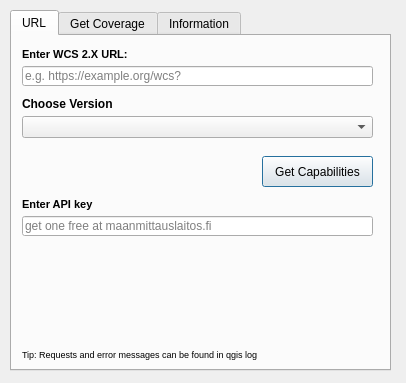
<?xml version="1.0" encoding="UTF-8"?>
<ui version="4.0">
 <class>SimpleWCSDialogBase</class>
 <widget class="QDialog" name="SimpleWCSDialogBase">
  <property name="windowModality">
   <enum>Qt::NonModal</enum>
  </property>
  <property name="geometry">
   <rect>
    <x>0</x>
    <y>0</y>
    <width>406</width>
    <height>383</height>
   </rect>
  </property>
  <property name="windowTitle">
   <string>Simple WCS 2</string>
  </property>
  <property name="windowOpacity">
   <double>0.980000000000000</double>
  </property>
  <property name="modal">
   <bool>false</bool>
  </property>
  <widget class="QTabWidget" name="tabWidget">
   <property name="geometry">
    <rect>
     <x>10</x>
     <y>10</y>
     <width>381</width>
     <height>361</height>
    </rect>
   </property>
   <property name="currentIndex">
    <number>0</number>
   </property>
   <widget class="QWidget" name="tabUrl">
    <attribute name="title">
     <string>URL</string>
    </attribute>
    <widget class="QLabel" name="lblUrl">
     <property name="geometry">
      <rect>
       <x>10</x>
       <y>10</y>
       <width>351</width>
       <height>16</height>
      </rect>
     </property>
     <property name="font">
      <font>
       <pointsize>8</pointsize>
       <bold>true</bold>
      </font>
     </property>
     <property name="text">
      <string>Enter WCS 2.X URL:</string>
     </property>
     <property name="scaledContents">
      <bool>false</bool>
     </property>
    </widget>
    <widget class="QLineEdit" name="leUrl">
     <property name="geometry">
      <rect>
       <x>10</x>
       <y>30</y>
       <width>351</width>
       <height>20</height>
      </rect>
     </property>
     <property name="inputMask">
      <string/>
     </property>
     <property name="text">
      <string/>
     </property>
     <property name="placeholderText">
      <string>e.g. https://example.org/wcs?</string>
     </property>
    </widget>
    <widget class="QPushButton" name="btnGetCapabilities">
     <property name="geometry">
      <rect>
       <x>250</x>
       <y>120</y>
       <width>111</width>
       <height>31</height>
      </rect>
     </property>
     <property name="text">
      <string>Get Capabilities</string>
     </property>
    </widget>
    <widget class="QLabel" name="lblVersionDesc">
     <property name="geometry">
      <rect>
       <x>10</x>
       <y>60</y>
       <width>351</width>
       <height>16</height>
      </rect>
     </property>
     <property name="font">
      <font>
       <bold>true</bold>
      </font>
     </property>
     <property name="text">
      <string>Choose Version</string>
     </property>
    </widget>
    <widget class="QComboBox" name="cbVersion">
     <property name="geometry">
      <rect>
       <x>10</x>
       <y>80</y>
       <width>351</width>
       <height>22</height>
      </rect>
     </property>
    </widget>
    <widget class="QLabel" name="lblVersionDesc_3">
     <property name="geometry">
      <rect>
       <x>10</x>
       <y>310</y>
       <width>351</width>
       <height>16</height>
      </rect>
     </property>
     <property name="font">
      <font>
       <pointsize>7</pointsize>
       <bold>false</bold>
      </font>
     </property>
     <property name="text">
      <string>Tip: Requests and error messages can be found in qgis log</string>
     </property>
    </widget>
    <widget class="QLabel" name="lblUrl_2">
     <property name="geometry">
      <rect>
       <x>10</x>
       <y>160</y>
       <width>351</width>
       <height>16</height>
      </rect>
     </property>
     <property name="font">
      <font>
       <pointsize>8</pointsize>
       <bold>true</bold>
      </font>
     </property>
     <property name="text">
      <string>Enter API key </string>
     </property>
     <property name="scaledContents">
      <bool>false</bool>
     </property>
    </widget>
    <widget class="QLineEdit" name="apiKey">
     <property name="geometry">
      <rect>
       <x>10</x>
       <y>180</y>
       <width>351</width>
       <height>20</height>
      </rect>
     </property>
     <property name="inputMask">
      <string/>
     </property>
     <property name="text">
      <string/>
     </property>
     <property name="placeholderText">
      <string>get one free at maanmittauslaitos.fi</string>
     </property>
    </widget>
   </widget>
   <widget class="QWidget" name="tabGetCoverage">
    <attribute name="title">
     <string>Get Coverage</string>
    </attribute>
    <widget class="QComboBox" name="cbCoverage">
     <property name="geometry">
      <rect>
       <x>10</x>
       <y>110</y>
       <width>351</width>
       <height>22</height>
      </rect>
     </property>
    </widget>
    <widget class="QLabel" name="lblCoverageDesc">
     <property name="geometry">
      <rect>
       <x>10</x>
       <y>90</y>
       <width>351</width>
       <height>16</height>
      </rect>
     </property>
     <property name="font">
      <font>
       <bold>true</bold>
      </font>
     </property>
     <property name="text">
      <string>Coverage</string>
     </property>
    </widget>
    <widget class="QLabel" name="lblTitle">
     <property name="geometry">
      <rect>
       <x>10</x>
       <y>30</y>
       <width>351</width>
       <height>31</height>
      </rect>
     </property>
     <property name="font">
      <font>
       <bold>false</bold>
      </font>
     </property>
     <property name="frameShadow">
      <enum>QFrame::Plain</enum>
     </property>
     <property name="text">
      <string>&lt; no service loaded &gt;</string>
     </property>
     <property name="alignment">
      <set>Qt::AlignLeading|Qt::AlignLeft|Qt::AlignTop</set>
     </property>
     <property name="wordWrap">
      <bool>true</bool>
     </property>
    </widget>
    <widget class="QLabel" name="lblCRSDesc">
     <property name="geometry">
      <rect>
       <x>10</x>
       <y>140</y>
       <width>351</width>
       <height>16</height>
      </rect>
     </property>
     <property name="font">
      <font>
       <bold>true</bold>
      </font>
     </property>
     <property name="text">
      <string>CRS</string>
     </property>
    </widget>
    <widget class="QComboBox" name="cbCRS">
     <property name="geometry">
      <rect>
       <x>10</x>
       <y>160</y>
       <width>351</width>
       <height>22</height>
      </rect>
     </property>
    </widget>
    <widget class="QLabel" name="lblFormatDesc">
     <property name="geometry">
      <rect>
       <x>10</x>
       <y>190</y>
       <width>351</width>
       <height>16</height>
      </rect>
     </property>
     <property name="font">
      <font>
       <bold>true</bold>
      </font>
     </property>
     <property name="text">
      <string>Format</string>
     </property>
    </widget>
    <widget class="QComboBox" name="cbFormat">
     <property name="geometry">
      <rect>
       <x>10</x>
       <y>210</y>
       <width>351</width>
       <height>22</height>
      </rect>
     </property>
    </widget>
    <widget class="QPushButton" name="btnGetCoverage">
     <property name="geometry">
      <rect>
       <x>250</x>
       <y>290</y>
       <width>111</width>
       <height>31</height>
      </rect>
     </property>
     <property name="text">
      <string>Get Coverage</string>
     </property>
    </widget>
    <widget class="QLabel" name="lblExtentDesc">
     <property name="geometry">
      <rect>
       <x>10</x>
       <y>240</y>
       <width>351</width>
       <height>16</height>
      </rect>
     </property>
     <property name="font">
      <font>
       <bold>true</bold>
      </font>
     </property>
     <property name="text">
      <string>Map Extent</string>
     </property>
    </widget>
    <widget class="QLabel" name="lblExtent">
     <property name="geometry">
      <rect>
       <x>10</x>
       <y>260</y>
       <width>351</width>
       <height>21</height>
      </rect>
     </property>
     <property name="font">
      <font>
       <pointsize>7</pointsize>
      </font>
     </property>
     <property name="text">
      <string>&lt; no service loaded &gt;</string>
     </property>
     <property name="alignment">
      <set>Qt::AlignLeading|Qt::AlignLeft|Qt::AlignTop</set>
     </property>
     <property name="wordWrap">
      <bool>true</bool>
     </property>
    </widget>
    <widget class="QLabel" name="lblTitleDesc">
     <property name="geometry">
      <rect>
       <x>10</x>
       <y>10</y>
       <width>351</width>
       <height>16</height>
      </rect>
     </property>
     <property name="font">
      <font>
       <bold>true</bold>
      </font>
     </property>
     <property name="text">
      <string>Title</string>
     </property>
    </widget>
    <widget class="QLabel" name="lblVersionDesc_2">
     <property name="geometry">
      <rect>
       <x>10</x>
       <y>50</y>
       <width>351</width>
       <height>16</height>
      </rect>
     </property>
     <property name="font">
      <font>
       <bold>true</bold>
      </font>
     </property>
     <property name="text">
      <string>Version</string>
     </property>
    </widget>
    <widget class="QLabel" name="lblVersion">
     <property name="geometry">
      <rect>
       <x>10</x>
       <y>70</y>
       <width>351</width>
       <height>31</height>
      </rect>
     </property>
     <property name="font">
      <font>
       <bold>false</bold>
      </font>
     </property>
     <property name="frameShadow">
      <enum>QFrame::Plain</enum>
     </property>
     <property name="text">
      <string>&lt; no service loaded &gt;</string>
     </property>
     <property name="alignment">
      <set>Qt::AlignLeading|Qt::AlignLeft|Qt::AlignTop</set>
     </property>
     <property name="wordWrap">
      <bool>true</bool>
     </property>
    </widget>
   </widget>
   <widget class="QWidget" name="tab">
    <attribute name="title">
     <string>Information</string>
    </attribute>
    <widget class="QLabel" name="lblFeesDesc">
     <property name="geometry">
      <rect>
       <x>10</x>
       <y>110</y>
       <width>351</width>
       <height>16</height>
      </rect>
     </property>
     <property name="font">
      <font>
       <bold>true</bold>
      </font>
     </property>
     <property name="text">
      <string>Fees</string>
     </property>
    </widget>
    <widget class="QLabel" name="lblFees">
     <property name="geometry">
      <rect>
       <x>10</x>
       <y>130</y>
       <width>351</width>
       <height>81</height>
      </rect>
     </property>
     <property name="font">
      <font>
       <bold>false</bold>
      </font>
     </property>
     <property name="text">
      <string>&lt; no service loaded &gt;</string>
     </property>
     <property name="alignment">
      <set>Qt::AlignLeading|Qt::AlignLeft|Qt::AlignTop</set>
     </property>
     <property name="wordWrap">
      <bool>true</bool>
     </property>
    </widget>
    <widget class="QLabel" name="lblConstraints">
     <property name="geometry">
      <rect>
       <x>10</x>
       <y>240</y>
       <width>351</width>
       <height>81</height>
      </rect>
     </property>
     <property name="font">
      <font>
       <bold>false</bold>
      </font>
     </property>
     <property name="text">
      <string>&lt; no service loaded &gt;</string>
     </property>
     <property name="alignment">
      <set>Qt::AlignLeading|Qt::AlignLeft|Qt::AlignTop</set>
     </property>
     <property name="wordWrap">
      <bool>true</bool>
     </property>
    </widget>
    <widget class="QLabel" name="lblConstraintsDesc">
     <property name="geometry">
      <rect>
       <x>10</x>
       <y>220</y>
       <width>351</width>
       <height>16</height>
      </rect>
     </property>
     <property name="font">
      <font>
       <bold>true</bold>
      </font>
     </property>
     <property name="text">
      <string>Access Constraints</string>
     </property>
    </widget>
    <widget class="QLabel" name="lblProvider">
     <property name="geometry">
      <rect>
       <x>10</x>
       <y>30</y>
       <width>351</width>
       <height>81</height>
      </rect>
     </property>
     <property name="font">
      <font>
       <bold>false</bold>
      </font>
     </property>
     <property name="text">
      <string>&lt; no service loaded &gt;</string>
     </property>
     <property name="alignment">
      <set>Qt::AlignLeading|Qt::AlignLeft|Qt::AlignTop</set>
     </property>
     <property name="wordWrap">
      <bool>true</bool>
     </property>
    </widget>
    <widget class="QLabel" name="lblProviderDesc">
     <property name="geometry">
      <rect>
       <x>10</x>
       <y>10</y>
       <width>351</width>
       <height>16</height>
      </rect>
     </property>
     <property name="font">
      <font>
       <bold>true</bold>
      </font>
     </property>
     <property name="text">
      <string>Provider</string>
     </property>
    </widget>
   </widget>
  </widget>
 </widget>
 <resources/>
 <connections/>
</ui>
